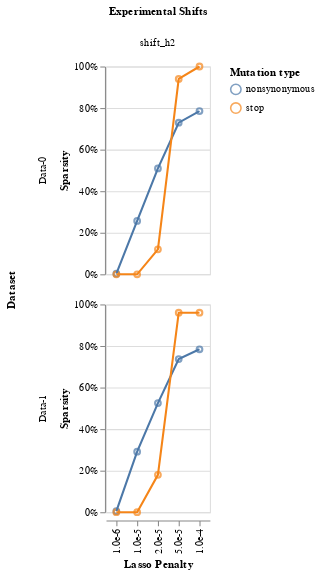

Notebook code for this chart:
### Code cell
mc.shift_sparsity(query="alpha_d==False")

### Figure 1 — Vega-Lite specification as saved in the notebook (floating-point values rounded to 4 significant figures)
{"config": {"view": {"continuousWidth": 300, "continuousHeight": 300}}, "data": {"name": "data-7a9e433dc916527513988732f541fc32"}, "facet": {"column": {"field": "mut_param", "title": "Experimental Shifts", "type": "nominal"}, "row": {"field": "dataset_name", "title": "Dataset", "type": "nominal"}}, "spec": {"layer": [{"mark": {"type": "point"}, "encoding": {"color": {"field": "mut_type", "title": "Mutation type", "type": "nominal"}, "tooltip": [{"field": "scale_coeff_lasso_shift", "type": "quantitative"}, {"field": "sparsity", "type": "quantitative"}, {"field": "mut_type", "type": "nominal"}], "x": {"axis": {"format": ".1e"}, "field": "scale_coeff_lasso_shift", "title": "Lasso Penalty", "type": "nominal"}, "y": {"axis": {"format": "%"}, "field": "sparsity", "title": "Sparsity", "type": "quantitative"}}}, {"mark": {"type": "line"}, "encoding": {"color": {"field": "mut_type", "title": "Mutation type", "type": "nominal"}, "tooltip": [{"field": "scale_coeff_lasso_shift", "type": "quantitative"}, {"field": "sparsity", "type": "quantitative"}, {"field": "mut_type", "type": "nominal"}], "x": {"axis": {"format": ".1e"}, "field": "scale_coeff_lasso_shift", "title": "Lasso Penalty", "type": "nominal"}, "y": {"axis": {"format": "%"}, "field": "sparsity", "title": "Sparsity", "type": "quantitative"}}}], "height": 200, "width": 100}, "$schema": "https://vega.github.io/schema/vega-lite/v5.15.1.json", "datasets": {"data-7a9e433dc916527513988732f541fc32": [{"dataset_name": "Data-0", "scale_coeff_lasso_shift": 1e-06, "mut_type": "nonsynonymous", "mut_param": "shift_h2", "sparsity": 0.003158}, {"dataset_name": "Data-0", "scale_coeff_lasso_shift": 1e-06, "mut_type": "stop", "mut_param": "shift_h2", "sparsity": 0.0}, {"dataset_name": "Data-0", "scale_coeff_lasso_shift": 1e-05, "mut_type": "nonsynonymous", "mut_param": "shift_h2", "sparsity": 0.2568}, {"dataset_name": "Data-0", "scale_coeff_lasso_shift": 1e-05, "mut_type": "stop", "mut_param": "shift_h2", "sparsity": 0.0}, {"dataset_name": "Data-0", "scale_coeff_lasso_shift": 2e-05, "mut_type": "nonsynonymous", "mut_param": "shift_h2", "sparsity": 0.5095}, {"dataset_name": "Data-0", "scale_coeff_lasso_shift": 2e-05, "mut_type": "stop", "mut_param": "shift_h2", "sparsity": 0.12}, {"dataset_name": "Data-0", "scale_coeff_lasso_shift": 5e-05, "mut_type": "nonsynonymous", "mut_param": "shift_h2", "sparsity": 0.7295}, {"dataset_name": "Data-0", "scale_coeff_lasso_shift": 5e-05, "mut_type": "stop", "mut_param": "shift_h2", "sparsity": 0.94}, {"dataset_name": "Data-0", "scale_coeff_lasso_shift": 0.0001, "mut_type": "nonsynonymous", "mut_param": "shift_h2", "sparsity": 0.7853}, {"dataset_name": "Data-0", "scale_coeff_lasso_shift": 0.0001, "mut_type": "stop", "mut_param": "shift_h2", "sparsity": 1.0}, {"dataset_name": "Data-1", "scale_coeff_lasso_shift": 1e-06, "mut_type": "nonsynonymous", "mut_param": "shift_h2", "sparsity": 0.005263}, {"dataset_name": "Data-1", "scale_coeff_lasso_shift": 1e-06, "mut_type": "stop", "mut_param": "shift_h2", "sparsity": 0.0}, {"dataset_name": "Data-1", "scale_coeff_lasso_shift": 1e-05, "mut_type": "nonsynonymous", "mut_param": "shift_h2", "sparsity": 0.2916}, {"dataset_name": "Data-1", "scale_coeff_lasso_shift": 1e-05, "mut_type": "stop", "mut_param": "shift_h2", "sparsity": 0.0}, {"dataset_name": "Data-1", "scale_coeff_lasso_shift": 2e-05, "mut_type": "nonsynonymous", "mut_param": "shift_h2", "sparsity": 0.5253}, {"dataset_name": "Data-1", "scale_coeff_lasso_shift": 2e-05, "mut_type": "stop", "mut_param": "shift_h2", "sparsity": 0.18}, {"dataset_name": "Data-1", "scale_coeff_lasso_shift": 5e-05, "mut_type": "nonsynonymous", "mut_param": "shift_h2", "sparsity": 0.7368}, {"dataset_name": "Data-1", "scale_coeff_lasso_shift": 5e-05, "mut_type": "stop", "mut_param": "shift_h2", "sparsity": 0.96}, {"dataset_name": "Data-1", "scale_coeff_lasso_shift": 0.0001, "mut_type": "nonsynonymous", "mut_param": "shift_h2", "sparsity": 0.7842}, {"dataset_name": "Data-1", "scale_coeff_lasso_shift": 0.0001, "mut_type": "stop", "mut_param": "shift_h2", "sparsity": 0.96}]}}
